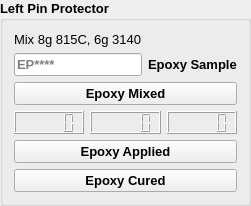
                     <widget class="QGroupBox" name="leftPinProtector">
                      <property name="font">
                       <font>
                        <family>Arial</family>
                        <pointsize>10</pointsize>
                        <weight>75</weight>
                        <bold>true</bold>
                       </font>
                      </property>
                      <property name="title">
                       <string>Left Pin Protector</string>
                      </property>
                      <layout class="QGridLayout" name="gridLayout_47">
                       <property name="sizeConstraint">
                        <enum>QLayout::SetDefaultConstraint</enum>
                       </property>
                       <item row="0" column="0">
                        <widget class="QLabel" name="label_620">
                         <property name="font">
                          <font>
                           <family>Arial</family>
                           <pointsize>10</pointsize>
                           <weight>50</weight>
                           <bold>false</bold>
                          </font>
                         </property>
                         <property name="text">
                          <string>Mix 8g 815C, 6g 3140</string>
                         </property>
                        </widget>
                       </item>
                       <item row="1" column="0">
                        <widget class="QLineEdit" name="epoxy_batch_3">
                         <property name="sizePolicy">
                          <sizepolicy hsizetype="Preferred" vsizetype="Preferred">
                           <horstretch>0</horstretch>
                           <verstretch>0</verstretch>
                          </sizepolicy>
                         </property>
                         <property name="text">
                          <string/>
                         </property>
                         <property name="maxLength">
                          <number>6</number>
                         </property>
                         <property name="placeholderText">
                          <string>EP****</string>
                         </property>
                        </widget>
                       </item>
                       <item row="1" column="1">
                        <widget class="QLabel" name="label_621">
                         <property name="text">
                          <string>Epoxy Sample</string>
                         </property>
                        </widget>
                       </item>
                       <item row="2" column="0" colspan="2">
                        <widget class="QPushButton" name="epoxyMixedLP">
                         <property name="sizePolicy">
                          <sizepolicy hsizetype="Preferred" vsizetype="Preferred">
                           <horstretch>0</horstretch>
                           <verstretch>0</verstretch>
                          </sizepolicy>
                         </property>
                         <property name="font">
                          <font>
                           <family>Arial</family>
                           <pointsize>10</pointsize>
                           <weight>75</weight>
                           <bold>true</bold>
                          </font>
                         </property>
                         <property name="text">
                          <string>Epoxy Mixed</string>
                         </property>
                        </widget>
                       </item>
                       <item row="3" column="0" colspan="2">
                        <layout class="QHBoxLayout" name="horizontalLayout_33" stretch="1,1,1">
                         <property name="sizeConstraint">
                          <enum>QLayout::SetFixedSize</enum>
                         </property>
                         <item>
                          <widget class="QLCDNumber" name="hour_disp_5">
                           <property name="sizePolicy">
                            <sizepolicy hsizetype="Preferred" vsizetype="Preferred">
                             <horstretch>0</horstretch>
                             <verstretch>0</verstretch>
                            </sizepolicy>
                           </property>
                          </widget>
                         </item>
                         <item>
                          <widget class="QLCDNumber" name="min_disp_5">
                           <property name="sizePolicy">
                            <sizepolicy hsizetype="Preferred" vsizetype="Preferred">
                             <horstretch>0</horstretch>
                             <verstretch>0</verstretch>
                            </sizepolicy>
                           </property>
                          </widget>
                         </item>
                         <item>
                          <widget class="QLCDNumber" name="sec_disp_5">
                           <property name="sizePolicy">
                            <sizepolicy hsizetype="Preferred" vsizetype="Preferred">
                             <horstretch>0</horstretch>
                             <verstretch>0</verstretch>
                            </sizepolicy>
                           </property>
                          </widget>
                         </item>
                        </layout>
                       </item>
                       <item row="4" column="0" colspan="2">
                        <widget class="QPushButton" name="epoxyInjectedLP">
                         <property name="sizePolicy">
                          <sizepolicy hsizetype="Preferred" vsizetype="Preferred">
                           <horstretch>0</horstretch>
                           <verstretch>0</verstretch>
                          </sizepolicy>
                         </property>
                         <property name="font">
                          <font>
                           <family>Arial</family>
                           <pointsize>10</pointsize>
                           <weight>75</weight>
                           <bold>true</bold>
                          </font>
                         </property>
                         <property name="text">
                          <string>Epoxy Applied</string>
                         </property>
                        </widget>
                       </item>
                       <item row="5" column="0" colspan="2">
                        <widget class="QPushButton" name="epoxyFinishedLP">
                         <property name="sizePolicy">
                          <sizepolicy hsizetype="Preferred" vsizetype="Preferred">
                           <horstretch>0</horstretch>
                           <verstretch>0</verstretch>
                          </sizepolicy>
                         </property>
                         <property name="font">
                          <font>
                           <family>Arial</family>
                           <pointsize>10</pointsize>
                           <weight>75</weight>
                           <bold>true</bold>
                          </font>
                         </property>
                         <property name="text">
                          <string>Epoxy Cured</string>
                         </property>
                        </widget>
                       </item>
                      </layout>
                     </widget>
